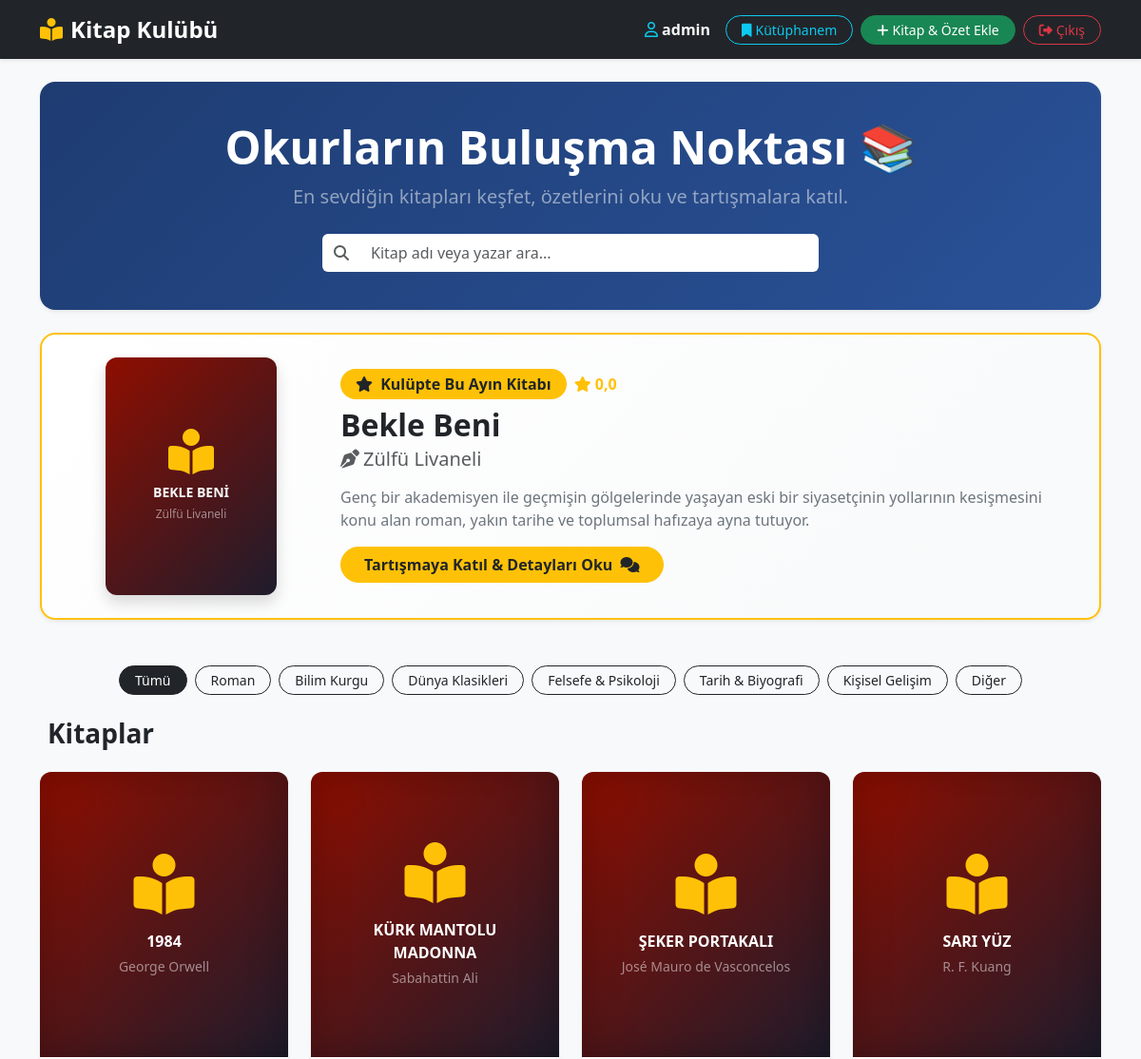
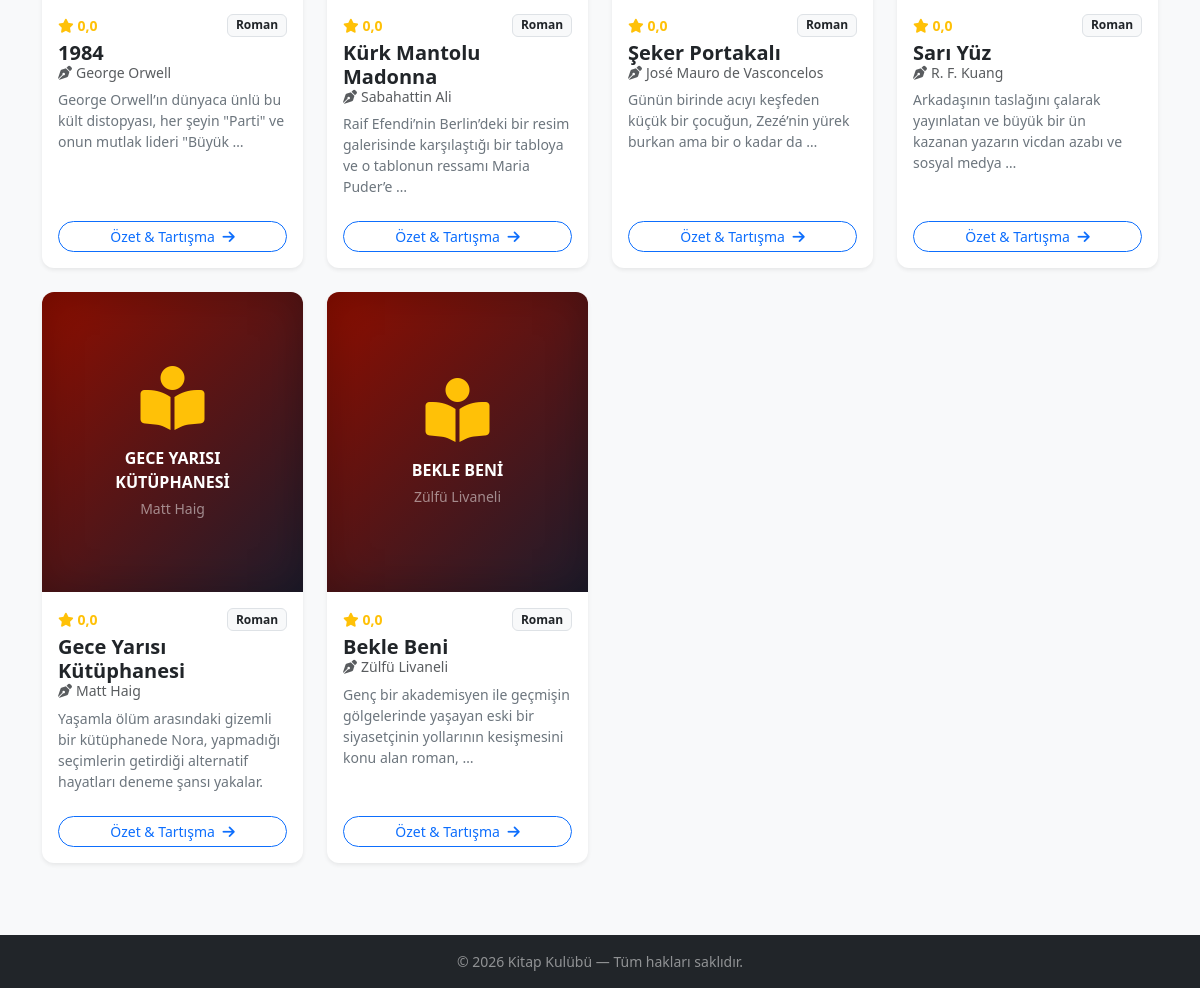
The app's page / (signed in) with its own data (2 pictures, top to bottom).
### Kitap_kulubu/kitaplar/models.py (models this page shows, shortened)
class Kitap(models.Model):
    KATEGORİ_SEÇENEKLERİ = [
        ('roman', 'Roman'),
        ('bilim-kurgu', 'Bilim Kurgu'),
        ('klasik', 'Dünya Klasikleri'),
        ('felsefe', 'Felsefe & Psikoloji'),
        ('tarih', 'Tarih & Biyografi'),
        ('kisisel-gelisim', 'Kişisel Gelişim'),
        ('diger', 'Diğer'),
    ]
    baslik = models.CharField(max_length=200)
    yazar = models.CharField(max_length=100)
    ozet = models.TextField()
    kategori = models.CharField(max_length=50, choices=KATEGORİ_SEÇENEKLERİ, default='roman', verbose_name="Kategori")
    kapak_resmi = models.ImageField(upload_to='kitap_kapaklari/', blank=True, null=True,
                                    verbose_name="Kapak Resmi (İsteğe Bağlı)")
    ayin_kitabi = models.BooleanField(default=False, verbose_name="Ayın Kitabı mı?")
    eklenme_tarihi = models.DateTimeField(auto_now_add=True)
    def resim_gecerli_mi(self):
        if self.kapak_resmi and self.kapak_resmi.name:
            if self.kapak_resmi.name.startswith('http://') or self.kapak_resmi.name.startswith('https://'):
                return False
            return True
        return False
    def kategori_renk_sinifi(self):
        return f"cover-{self.kategori}"
    def ortalama_puan(self):
        ortalama = self.yorumlar.aggregate(Avg('puan'))['puan__avg']
        return round(ortalama, 1) if ortalama else 0.0

### Kitap_kulubu/kitaplar/views.py (the view)
# urls.py: path('', views.kitap_listesi, name='kitap_listesi'),
def kitap_listesi(request):
    kategori_slug = request.GET.get('kategori')
    if kategori_slug:
        kitaplar = Kitap.objects.filter(kategori=kategori_slug).order_by('-eklenme_tarihi')
    else:
        kitaplar = Kitap.objects.all().order_by('-eklenme_tarihi')
    ayin_kitabi = Kitap.objects.filter(ayin_kitabi=True).first()
    if not ayin_kitabi and Kitap.objects.exists():
        ayin_kitabi = Kitap.objects.first()
    kategoriler = Kitap.KATEGORİ_SEÇENEKLERİ
    return render(request, 'kitaplar/kitap_listesi.html', {
        'kitaplar': kitaplar,
        'ayin_kitabi': ayin_kitabi,
        'kategoriler': kategoriler,
        'secili_kategori': kategori_slug
    })

### Kitap_kulubu/kitaplar/templates/kitaplar/kitap_listesi.html (shortened to what this page needs)
<!DOCTYPE html>
<html lang="tr">
<head>
    <link href="https://cdn.jsdelivr.net/npm/bootstrap@5.3.0/dist/css/bootstrap.min.css" rel="stylesheet">
    <link rel="stylesheet" href="https://cdnjs.cloudflare.com/ajax/libs/font-awesome/6.4.0/css/all.min.css">
</head>
<body class="bg-light min-vh-100 d-flex flex-column">
    <nav class="navbar navbar-expand-lg navbar-dark bg-dark sticky-top shadow-sm">
        <div class="container">
            <a class="navbar-brand fw-bold fs-4" href="/">
                <i class="fa-solid fa-book-open-reader text-warning me-2"></i>Kitap Kulübü
            </a>
            <div class="collapse navbar-collapse" id="navbarNav">
                <div class="ms-auto d-flex align-items-center gap-2 mt-2 mt-lg-0">
                    {% if user.is_authenticated %}
                        <span class="text-light me-2">
                            <i class="fa-regular fa-user me-1 text-info"></i><strong>{{ user.username }}</strong>
                        </span>
                        <a href="{% url 'profilim' %}" class="btn btn-outline-info btn-sm rounded-pill px-3">
                            <i class="fa-solid fa-bookmark me-1"></i>Kütüphanem
                        </a>
                        <a href="{% url 'kitap_ekle' %}" class="btn btn-success btn-sm rounded-pill px-3">
                            <i class="fa-solid fa-plus me-1"></i>Kitap & Özet Ekle
                        </a>
                        <form action="{% url 'logout' %}" method="post" class="d-inline">
                            <button type="submit" class="btn btn-outline-danger btn-sm rounded-pill px-3">
                                <i class="fa-solid fa-right-from-bracket me-1"></i>Çıkış
                            </button>
                        </form>
                    {% else %}
                        <a href="{% url 'login' %}" class="btn btn-outline-light btn-sm rounded-pill px-3">Giriş Yap</a>
                        <a href="{% url 'kayit' %}" class="btn btn-warning btn-sm rounded-pill px-3 fw-bold">Kayıt Ol</a>
                    {% endif %}
                </div>
            </div>
        </div>
    </nav>
    <div class="container my-4 flex-grow-1">
        <div class="hero-banner mb-4 text-center shadow-sm">
            <h1 class="fw-bold display-5 mb-2">Okurların Buluşma Noktası 📚</h1>
            <p class="lead text-white-50 mb-4">En sevdiğin kitapları keşfet, özetlerini oku ve tartışmalara katıl.</p>
            <div class="row justify-content-center">
                <div class="col-md-8 col-lg-6">
                    <div class="input-group">
                        <span class="input-group-text bg-white border-0"><i class="fa-solid fa-magnifying-glass text-muted"></i></span>
                        <input type="text" id="searchInput" class="form-control border-0 py-2" placeholder="Kitap adı veya yazar ara...">
                    </div>
                </div>
            </div>
        </div>
        {% if ayin_kitabi and not secili_kategori %}
        <div class="card featured-card shadow-sm mb-5 p-3 p-md-4">
            <div class="row g-0 align-items-center">
                <div class="col-md-3 text-center">
                    {% if ayin_kitabi.resim_gecerli_mi %}
                        <img src="{{ ayin_kitabi.kapak_resmi.url }}" class="img-fluid rounded-3 shadow" style="max-height: 260px; object-fit: cover;" alt="{{ ayin_kitabi.baslik }}">
                    {% else %}
                        <div class="default-book-cover-featured {{ ayin_kitabi.kategori_renk_sinifi }} shadow">
                            <i class="fa-solid fa-book-open-reader text-warning fa-3x mb-2"></i>
                            <div class="fw-bold small text-light text-uppercase px-1">{{ ayin_kitabi.baslik }}</div>
                            <small class="text-white-50 mt-1" style="font-size: 0.75rem;">{{ ayin_kitabi.yazar }}</small>
                        </div>
                    {% endif %}
                </div>
                <div class="col-md-9 ps-md-4 mt-3 mt-md-0">
                    <div class="d-flex align-items-center gap-2 mb-2">
                        <span class="badge bg-warning text-dark px-3 py-2 fs-6 rounded-pill">
                            <i class="fa-solid fa-star me-1"></i> Kulüpte Bu Ayın Kitabı
                        </span>
                        <span class="text-warning fw-bold fs-6">
                            <i class="fa-solid fa-star"></i> {{ ayin_kitabi.ortalama_puan }}
                        </span>
                    </div>
                    <h2 class="fw-bold text-dark mb-1">{{ ayin_kitabi.baslik }}</h2>
                    <h5 class="text-muted mb-3"><i class="fa-solid fa-pen-nib me-1"></i>{{ ayin_kitabi.yazar }}</h5>
                    <p class="text-secondary lead fs-6 mb-3">
                        {{ ayin_kitabi.ozet|truncatewords:35 }}
                    </p>
                    <a href="{% url 'kitap_detay' ayin_kitabi.pk %}" class="btn btn-warning text-dark fw-bold rounded-pill px-4">
                        Tartışmaya Katıl & Detayları Oku <i class="fa-solid fa-comments ms-1"></i>
                    </a>
                </div>
            </div>
        </div>
        {% endif %}
        <div class="d-flex flex-wrap gap-2 mb-4 justify-content-center">
            <a href="/" class="btn btn-sm {% if not secili_kategori %}btn-dark{% else %}btn-outline-dark{% endif %} rounded-pill px-3">
                Tümü
            </a>
            {% for kod, isim in kategoriler %}
                <a href="/?kategori={{ kod }}" class="btn btn-sm {% if secili_kategori == kod %}btn-dark{% else %}btn-outline-dark{% endif %} rounded-pill px-3">
                    {{ isim }}
                </a>
            {% endfor %}
        </div>
        <div class="d-flex justify-content-between align-items-center mb-4">
            <h3 class="fw-bold text-dark m-0">Kitaplar</h3>
        </div>
        <div class="row g-4" id="bookGrid">
            {% for kitap in kitaplar %}
                <div class="col-sm-6 col-md-4 col-lg-3 book-item">
                    <div class="card h-100 shadow-sm book-card">
                        {% if kitap.resim_gecerli_mi %}
                            <img src="{{ kitap.kapak_resmi.url }}" class="card-img-top book-cover-img" alt="{{ kitap.baslik }}">
                        {% else %}
                            <div class="default-book-cover {{ kitap.kategori_renk_sinifi }}">
                                <i class="fa-solid fa-book-open-reader text-warning fa-4x mb-3"></i>
                                <div class="fw-bold fs-6 text-uppercase px-2 text-white">{{ kitap.baslik }}</div>
                                <small class="text-white-50 mt-1">{{ kitap.yazar }}</small>
                            </div>
                        {% endif %}
                        <div class="card-body d-flex flex-column p-3">
                            <div class="d-flex justify-content-between align-items-center mb-1">
                                <small class="text-warning fw-bold">
                                    <i class="fa-solid fa-star"></i> {{ kitap.ortalama_puan }}
                                </small>
                                <span class="badge bg-light text-dark border small">{{ kitap.get_kategori_display }}</span>
                            </div>
                            <h5 class="card-title fw-bold text-dark mb-1 book-title">{{ kitap.baslik }}</h5>
                            <h6 class="card-subtitle text-muted mb-2 small book-author">
                                <i class="fa-solid fa-pen-nib me-1"></i>{{ kitap.yazar }}
                            </h6>
                            <p class="card-text text-secondary small flex-grow-1">
                                {{ kitap.ozet|truncatewords:15 }}
                            </p>
                            <a href="{% url 'kitap_detay' kitap.pk %}" class="btn btn-outline-primary btn-sm w-100 rounded-pill mt-2">
                                Özet & Tartışma <i class="fa-solid fa-arrow-right ms-1"></i>
                            </a>
                        </div>
                    </div>
                </div>
            {% endfor %}
        </div>
    </div>
    <footer class="bg-dark text-white-50 text-center py-3 mt-5">
        <div class="container small">
            &copy; 2026 Kitap Kulübü — Tüm hakları saklıdır.
        </div>
    </footer>
</body>
</html>

### Kitap_kulubu/kitaplar/templates/kitaplar/kitap_listesi.html (style rules this page uses)
.book-card { transition: transform 0.3s ease, box-shadow 0.3s ease; border: none; border-radius: 12px; overflow: hidden; }
.hero-banner { background: linear-gradient(135deg, #1e3c72 0%, #2a5298 100%); color: white; border-radius: 16px; padding: 2.5rem 1.5rem; }
.featured-card { background: linear-gradient(135deg, #fff 0%, #f8f9fa 100%); border: 2px solid #ffc107; border-radius: 16px; }
.default-book-cover { height: 300px; width: 100%; display: flex; flex-direction: column; align-items: center; justify-content: center; color: white; padding: 1.5rem; text-align: center; box-shadow: inset 0 0 40px rgba(0,0,0,0.25); }
.default-book-cover-featured { height: 250px; width: 180px; display: flex; flex-direction: column; align-items: center; justify-content: center; color: white; padding: 1rem; text-align: center; border-radius: 12px; margin: 0 auto; box-shadow: inset 0 0 30px rgba(0,0,0,0.25); }
.cover-roman { background: linear-gradient(135deg, #8E0E00 0%, #1F1C2C 100%); }

### records on screen
Kitap: baslik "BEKLE BENI", yazar "Zülfü Livaneli", ortalama_puan "0,0", baslik "Bekle Beni", ozet "Genç bir akademisyen ile geçmişin gölgelerinde yaşayan eski bir siyasetçinin yollarının kesişmesini konu alan roman, yakın tarihe ve toplumsal hafızaya ayna tutuyor.", kategori "Roman", ozet "Genç bir akademisyen ile geçmişin gölgelerinde yaşayan eski bir siyasetçinin yollarının kesişmesini konu alan roman, …"
Kitap: baslik "1984", yazar "George Orwell", ortalama_puan "0,0", kategori "Roman", ozet "George Orwell’ın dünyaca ünlü bu kült distopyası, her şeyin \"Parti\" ve onun mutlak lideri \"Büyük …"
Kitap: baslik "KÜRK MANTOLU MADONNA", yazar "Sabahattin Ali", ortalama_puan "0,0", kategori "Roman", baslik "Kürk Mantolu Madonna", ozet "Raif Efendi’nin Berlin’deki bir resim galerisinde karşılaştığı bir tabloya ve o tablonun ressamı Maria Puder’e …"
Kitap: baslik "ŞEKER PORTAKALI", yazar "José Mauro de Vasconcelos", ortalama_puan "0,0", kategori "Roman", baslik "Şeker Portakalı", ozet "Günün birinde acıyı keşfeden küçük bir çocuğun, Zezé’nin yürek burkan ama bir o kadar da …"
Kitap: baslik "SARI YÜZ", yazar "R. F. Kuang", ortalama_puan "0,0", kategori "Roman", baslik "Sarı Yüz", ozet "Arkadaşının taslağını çalarak yayınlatan ve büyük bir ün kazanan yazarın vicdan azabı ve sosyal medya …"
Kitap: baslik "GECE YARISI KÜTÜPHANESI", yazar "Matt Haig", ortalama_puan "0,0", kategori "Roman", baslik "Gece Yarısı Kütüphanesi", ozet "Yaşamla ölüm arasındaki gizemli bir kütüphanede Nora, yapmadığı seçimlerin getirdiği alternatif hayatları deneme şansı yakalar."

### other values on screen
{{ user.username }} "admin"
{{ isim }} "Roman" "Bilim Kurgu" "Dünya Klasikleri" "Felsefe & Psikoloji" "Tarih & Biyografi" "Kişisel Gelişim" "Diğer"
